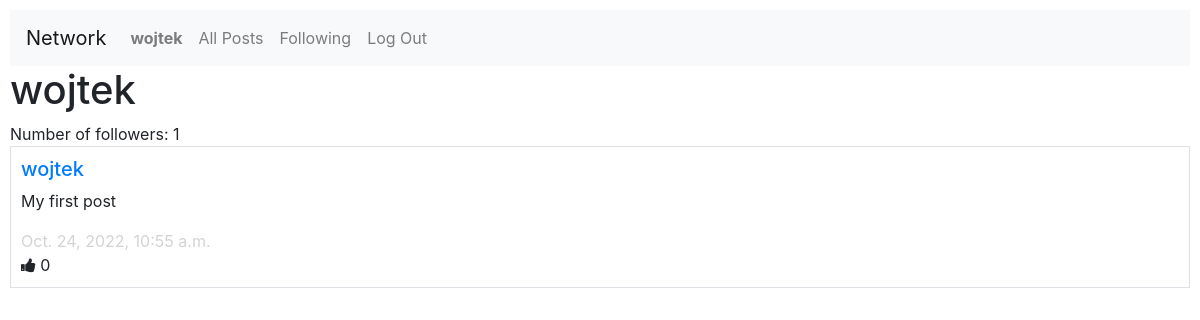
/profile/wojtek (signed in), run on an earlier commit of the app's database.
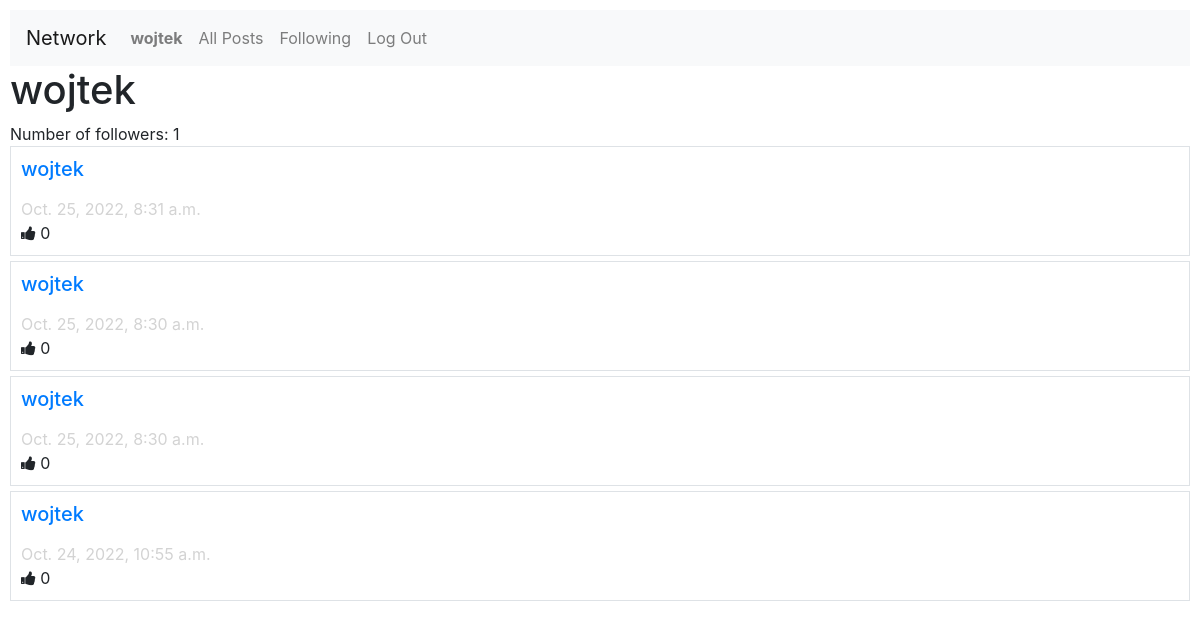
And on a later commit of the database.
### network/models.py (models this page shows, shortened)
class Post(models.Model):
    author = models.ForeignKey(User, on_delete=models.CASCADE)
    body = models.CharField(max_length = 1024)
    time_stamp = models.DateTimeField(auto_now_add = True)
    likes = models.PositiveIntegerField(default = 0)

class User(AbstractUser):
    pass
    number_followers = models.IntegerField(default = 0)
    def __str__(self):
        return self.username

### network/views.py (the view)
# urls.py: path("profile/<str:user>", views.profile, name="profile"),
def profile(request,user):
    flag = True
    author = User.objects.get(username = user)
    followings = request.user.followings.all()
    for following in followings:
        if following.followed == author:
            flag = False
    followers = author.followers.count()
    author.number_followers = followers
    author.save()
    posts = Post.objects.filter(author = author).order_by('-time_stamp')
    return render(request, "network/profile.html", {
        'posts':posts,
        'author': author,
        'flag': flag
    })

### network/templates/network/profile.html (shortened to what this page needs)
{% extends "network/layout.html" %}
{% block body %}
    <h1>{{author.username}}</h1>
    <span>Number of followers: {{ author.number_followers }}</span>
    {% for post in posts %}
    <div class="border post">
        <h5><a href = "{% url 'profile' post.author %}">{{post.author}}</a></h5>
        <p>{{post.body}}</p>
        <span id="timestamp">{{post.time_stamp}}</span><br>
        <span id="likes"><i class="fa fa-thumbs-up"></i> {{post.likes}}</span>
    </div>
    {%endfor%}
{% endblock %}

What changed in the data, as far as the page shows it:
added Post: author "wojtek", time_stamp "Oct. 25, 2022, 8:31 a.m.", likes "0"
added Post: author "wojtek", time_stamp "Oct. 25, 2022, 8:30 a.m.", likes "0"
added Post: author "wojtek", time_stamp "Oct. 25, 2022, 8:30 a.m.", likes "0"
changed Post "Oct. 24, 2022, 10:55 a.m.": body "My first post" → (not shown)
